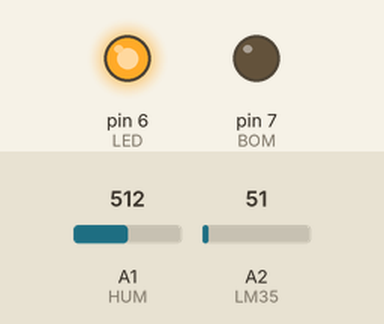
This sketch was run on a simulated Arduino Uno, built with avr-gcc and run on an emulated ATmega328P. Shown: output pins drawn as LEDs (lit = HIGH). The inputs (shaded band) are chosen by the test bench; at power-on: A1 (HUM) = 512, A2 (LM35) = 51.

Above: at 1.2 s.
1.3 s: A1 (HUM) set to 701
2.8 s: A1 (HUM) set to 728
At 4.0 s:
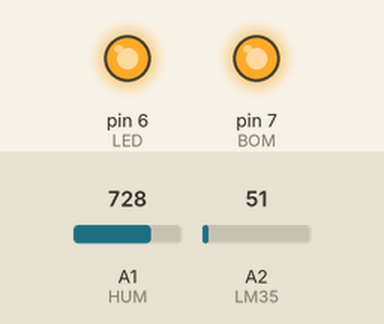
4.3 s: A1 (HUM) set to 716
At 5.3 s:
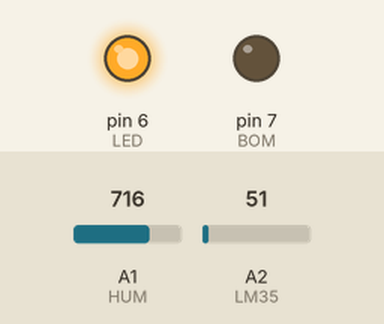
5.8 s: A1 (HUM) set to 900
At 6.4 s:
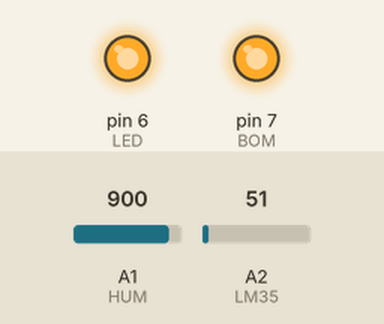
Timing chart, 0 to 8.3 s (numbered marks = the images above; inputs shaded):
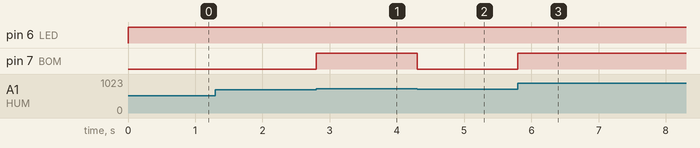

The sketch:

simulacion.ino
```cpp
//Libreias
//definicion de pines
#define LM35 A2
#define HUM A1
#define LED 6
#define BOM 7

//variables
float temperatura;
float humedad;

void setup() {
  //configuracion de pine
  pinMode(LM35, INPUT);
  pinMode(HUM, INPUT);
  pinMode(LED, OUTPUT);
  pinMode(BOM, OUTPUT);
  digitalWrite(LED, LOW);
  digitalWrite(BOM, LOW);
  Serial.begin(9600);
}

void loop() {

  temperatura = (5 * analogRead(LM35) * 100) / 1023.0; //convertir el valor de temperatura a C
  humedad = 100 - (analogRead(HUM) / 1023.0) * 100;
  if (temperatura <= 30) {
    digitalWrite(LED, HIGH);
  } else{
    digitalWrite(LED, LOW);
  }
  if ( humedad <= 30) {
    digitalWrite(BOM, HIGH);
  } else {
    digitalWrite(BOM, LOW);
  }
}
```

Measured:
- the behaviour switches between 716 and 717 on A1 (HUM) (found by bisection; images 0 and 1)
- after the input at 1.3 s, every drawn part: stays the same
- after the input at 2.8 s, pin 7 (BOM): LOW → HIGH at once
- after the input at 4.3 s, pin 7 (BOM): HIGH → LOW at once
- after the input at 5.8 s, pin 7 (BOM): LOW → HIGH at once
